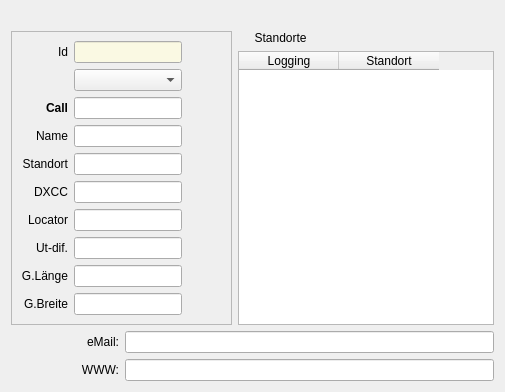
     <widget class="QWidget" name="tab_2">
      <attribute name="title">
       <string> Standort     </string>
      </attribute>
      <layout class="QGridLayout" name="gridLayout">
       <item row="0" column="0" colspan="2">
        <widget class="QLabel" name="label_20"/>
       </item>
       <item row="1" column="0" rowspan="2" colspan="2">
        <widget class="QFrame" name="frame">
         <property name="frameShape">
          <enum>QFrame::StyledPanel</enum>
         </property>
         <property name="frameShadow">
          <enum>QFrame::Raised</enum>
         </property>
         <layout class="QGridLayout" name="gridLayout_2">
          <item row="0" column="0">
           <widget class="QLabel" name="label_2">
            <property name="text">
             <string>Id</string>
            </property>
            <property name="alignment">
             <set>Qt::AlignRight|Qt::AlignTrailing|Qt::AlignVCenter</set>
            </property>
           </widget>
          </item>
          <item row="0" column="1">
           <widget class="QLineEdit" name="wId">
            <property name="palette">
             <palette>
              <active>
               <colorrole role="Base">
                <brush brushstyle="SolidPattern">
                 <color alpha="255">
                  <red>250</red>
                  <green>249</green>
                  <blue>227</blue>
                 </color>
                </brush>
               </colorrole>
              </active>
              <inactive>
               <colorrole role="Base">
                <brush brushstyle="SolidPattern">
                 <color alpha="255">
                  <red>250</red>
                  <green>249</green>
                  <blue>227</blue>
                 </color>
                </brush>
               </colorrole>
              </inactive>
              <disabled>
               <colorrole role="Base">
                <brush brushstyle="SolidPattern">
                 <color alpha="255">
                  <red>255</red>
                  <green>255</green>
                  <blue>255</blue>
                 </color>
                </brush>
               </colorrole>
              </disabled>
             </palette>
            </property>
            <property name="font">
             <font>
              <weight>50</weight>
              <bold>false</bold>
             </font>
            </property>
            <property name="focusPolicy">
             <enum>Qt::NoFocus</enum>
            </property>
            <property name="text">
             <string/>
            </property>
           </widget>
          </item>
          <item row="0" column="2">
           <spacer>
            <property name="orientation">
             <enum>Qt::Horizontal</enum>
            </property>
            <property name="sizeHint" stdset="0">
             <size>
              <width>40</width>
              <height>20</height>
             </size>
            </property>
           </spacer>
          </item>
          <item row="1" column="1">
           <widget class="QComboBox" name="comboBoxHome">
            <property name="font">
             <font>
              <weight>50</weight>
              <bold>false</bold>
             </font>
            </property>
            <property name="focusPolicy">
             <enum>Qt::NoFocus</enum>
            </property>
           </widget>
          </item>
          <item row="2" column="0">
           <widget class="QLabel" name="label_3">
            <property name="font">
             <font>
              <weight>75</weight>
              <bold>true</bold>
             </font>
            </property>
            <property name="text">
             <string>Call</string>
            </property>
            <property name="alignment">
             <set>Qt::AlignRight|Qt::AlignTrailing|Qt::AlignVCenter</set>
            </property>
           </widget>
          </item>
          <item row="2" column="1">
           <widget class="QLineEdit" name="wCall">
            <property name="font">
             <font>
              <weight>50</weight>
              <bold>false</bold>
             </font>
            </property>
            <property name="text">
             <string/>
            </property>
           </widget>
          </item>
          <item row="3" column="0">
           <widget class="QLabel" name="label_4">
            <property name="font">
             <font>
              <weight>50</weight>
              <bold>false</bold>
             </font>
            </property>
            <property name="text">
             <string>Name</string>
            </property>
            <property name="alignment">
             <set>Qt::AlignRight|Qt::AlignTrailing|Qt::AlignVCenter</set>
            </property>
           </widget>
          </item>
          <item row="3" column="1">
           <widget class="QLineEdit" name="wName">
            <property name="font">
             <font>
              <weight>50</weight>
              <bold>false</bold>
             </font>
            </property>
            <property name="text">
             <string/>
            </property>
           </widget>
          </item>
          <item row="4" column="0">
           <widget class="QLabel" name="label_5">
            <property name="font">
             <font>
              <weight>50</weight>
              <bold>false</bold>
             </font>
            </property>
            <property name="text">
             <string>Standort</string>
            </property>
            <property name="alignment">
             <set>Qt::AlignRight|Qt::AlignTrailing|Qt::AlignVCenter</set>
            </property>
           </widget>
          </item>
          <item row="4" column="1">
           <widget class="QLineEdit" name="wQth">
            <property name="font">
             <font>
              <weight>50</weight>
              <bold>false</bold>
             </font>
            </property>
            <property name="text">
             <string/>
            </property>
           </widget>
          </item>
          <item row="4" column="2">
           <spacer>
            <property name="orientation">
             <enum>Qt::Horizontal</enum>
            </property>
            <property name="sizeHint" stdset="0">
             <size>
              <width>40</width>
              <height>20</height>
             </size>
            </property>
           </spacer>
          </item>
          <item row="5" column="0">
           <widget class="QLabel" name="label_6">
            <property name="font">
             <font>
              <weight>50</weight>
              <bold>false</bold>
             </font>
            </property>
            <property name="text">
             <string>DXCC</string>
            </property>
            <property name="alignment">
             <set>Qt::AlignRight|Qt::AlignTrailing|Qt::AlignVCenter</set>
            </property>
           </widget>
          </item>
          <item row="5" column="1">
           <widget class="QLineEdit" name="wDxcc">
            <property name="font">
             <font>
              <weight>50</weight>
              <bold>false</bold>
             </font>
            </property>
            <property name="text">
             <string/>
            </property>
           </widget>
          </item>
          <item row="5" column="2">
           <spacer>
            <property name="orientation">
             <enum>Qt::Horizontal</enum>
            </property>
            <property name="sizeHint" stdset="0">
             <size>
              <width>40</width>
              <height>20</height>
             </size>
            </property>
           </spacer>
          </item>
          <item row="6" column="0">
           <widget class="QLabel" name="label_7">
            <property name="font">
             <font>
              <weight>50</weight>
              <bold>false</bold>
             </font>
            </property>
            <property name="text">
             <string>Locator</string>
            </property>
            <property name="alignment">
             <set>Qt::AlignRight|Qt::AlignTrailing|Qt::AlignVCenter</set>
            </property>
           </widget>
          </item>
          <item row="6" column="1">
           <widget class="QLineEdit" name="wLocator">
            <property name="font">
             <font>
              <weight>50</weight>
              <bold>false</bold>
             </font>
            </property>
            <property name="text">
             <string/>
            </property>
           </widget>
          </item>
          <item row="6" column="2">
           <spacer>
            <property name="orientation">
             <enum>Qt::Horizontal</enum>
            </property>
            <property name="sizeHint" stdset="0">
             <size>
              <width>40</width>
              <height>20</height>
             </size>
            </property>
           </spacer>
          </item>
          <item row="7" column="0">
           <widget class="QLabel" name="label_8">
            <property name="font">
             <font>
              <weight>50</weight>
              <bold>false</bold>
             </font>
            </property>
            <property name="text">
             <string>Ut-dif.</string>
            </property>
            <property name="alignment">
             <set>Qt::AlignRight|Qt::AlignTrailing|Qt::AlignVCenter</set>
            </property>
           </widget>
          </item>
          <item row="7" column="1">
           <widget class="QLineEdit" name="wUtdif">
            <property name="font">
             <font>
              <weight>50</weight>
              <bold>false</bold>
             </font>
            </property>
            <property name="text">
             <string/>
            </property>
           </widget>
          </item>
          <item row="7" column="2">
           <spacer>
            <property name="orientation">
             <enum>Qt::Horizontal</enum>
            </property>
            <property name="sizeHint" stdset="0">
             <size>
              <width>40</width>
              <height>20</height>
             </size>
            </property>
           </spacer>
          </item>
          <item row="8" column="0">
           <widget class="QLabel" name="label_35">
            <property name="font">
             <font>
              <weight>50</weight>
              <bold>false</bold>
             </font>
            </property>
            <property name="text">
             <string>G.Länge</string>
            </property>
            <property name="alignment">
             <set>Qt::AlignRight|Qt::AlignTrailing|Qt::AlignVCenter</set>
            </property>
           </widget>
          </item>
          <item row="8" column="1">
           <widget class="QLineEdit" name="wLaenge">
            <property name="font">
             <font>
              <weight>50</weight>
              <bold>false</bold>
             </font>
            </property>
           </widget>
          </item>
          <item row="9" column="0">
           <widget class="QLabel" name="label_36">
            <property name="font">
             <font>
              <weight>50</weight>
              <bold>false</bold>
             </font>
            </property>
            <property name="text">
             <string>G.Breite</string>
            </property>
            <property name="alignment">
             <set>Qt::AlignRight|Qt::AlignTrailing|Qt::AlignVCenter</set>
            </property>
           </widget>
          </item>
          <item row="9" column="1">
           <widget class="QLineEdit" name="wBreite">
            <property name="font">
             <font>
              <weight>50</weight>
              <bold>false</bold>
             </font>
            </property>
           </widget>
          </item>
         </layout>
        </widget>
       </item>
       <item row="1" column="2">
        <widget class="QLabel" name="label_12">
         <property name="text">
          <string>     Standorte</string>
         </property>
        </widget>
       </item>
       <item row="2" column="2">
        <widget class="QTableWidget" name="locationTable">
         <property name="font">
          <font>
           <weight>50</weight>
           <bold>false</bold>
          </font>
         </property>
         <property name="focusPolicy">
          <enum>Qt::NoFocus</enum>
         </property>
         <column>
          <property name="text">
           <string>Logging</string>
          </property>
         </column>
         <column>
          <property name="text">
           <string>Standort</string>
          </property>
         </column>
        </widget>
       </item>
       <item row="3" column="0">
        <widget class="QLabel" name="label_9">
         <property name="font">
          <font>
           <weight>50</weight>
           <bold>false</bold>
          </font>
         </property>
         <property name="text">
          <string>eMail:</string>
         </property>
         <property name="alignment">
          <set>Qt::AlignRight|Qt::AlignTrailing|Qt::AlignVCenter</set>
         </property>
        </widget>
       </item>
       <item row="3" column="1" colspan="2">
        <widget class="QLineEdit" name="wMail">
         <property name="font">
          <font>
           <weight>50</weight>
           <bold>false</bold>
          </font>
         </property>
        </widget>
       </item>
       <item row="4" column="0">
        <widget class="QLabel" name="label_10">
         <property name="font">
          <font>
           <weight>50</weight>
           <bold>false</bold>
          </font>
         </property>
         <property name="text">
          <string>WWW:</string>
         </property>
         <property name="alignment">
          <set>Qt::AlignRight|Qt::AlignTrailing|Qt::AlignVCenter</set>
         </property>
        </widget>
       </item>
       <item row="4" column="1" colspan="2">
        <widget class="QLineEdit" name="wWww">
         <property name="font">
          <font>
           <weight>50</weight>
           <bold>false</bold>
          </font>
         </property>
        </widget>
       </item>
      </layout>
     </widget>
